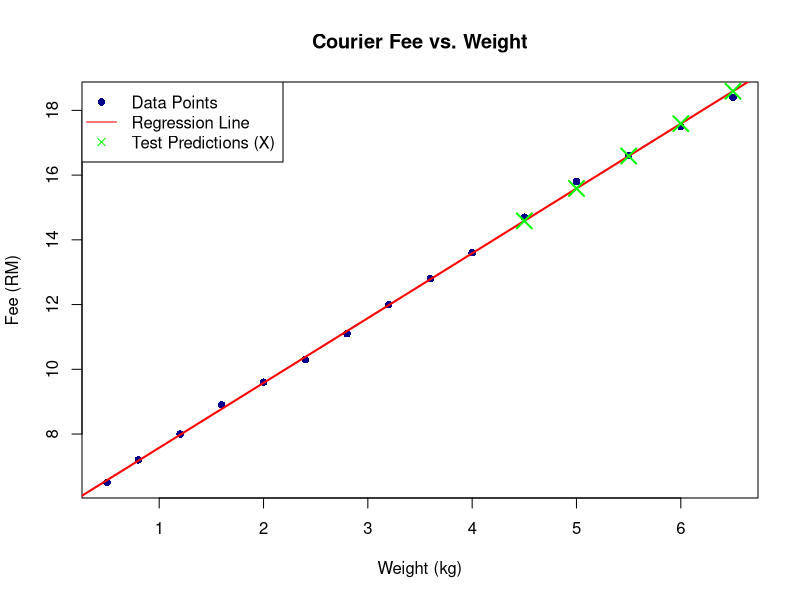

R code for this plot:
# Week 9 Assignment
# Muhammad Rizqy Hidayat - 26000108

# ---------- #
#   PART A   #
# ---------- #

# 1. Dataset Preparation & Splitting
df_A <- data.frame(
  Weight_kg = c(0.5, 0.8, 1.2, 1.6, 2.0, 2.4, 2.8, 3.2, 3.6, 4.0, 4.5, 5.0, 5.5, 6.0, 6.5),
  Fee_RM = c(6.5, 7.2, 8.0, 8.9, 9.6, 10.3, 11.1, 12.0, 12.8, 13.6, 14.7, 15.8, 16.6, 17.5, 18.4)
)
train_A <- df_A[1:10, ]
test_A <- df_A[11:15, ]

# 2. Fit SLR Model
model_A <- lm(Fee_RM ~ Weight_kg, data = train_A)

# 3. Report Coefficients
summary(model_A)

# 4. Predictions & Results Table
pred_A <- predict(model_A, newdata = test_A)
results_A <- data.frame(Weight_kg = test_A$Weight_kg, Actual = test_A$Fee_RM, Predicted = round(pred_A, 3))

View(results_A)

# 5. Compute MAPE and RMSE
error_A <- test_A$Fee_RM - pred_A
mape_A <- mean(abs(error_A / test_A$Fee_RM)) * 100
rmse_A <- sqrt(mean(error_A^2))

error_A
mape_A
rmse_A

# 6. Plotting
plot(df_A$Weight_kg, df_A$Fee_RM, main = "Courier Fee vs. Weight",
     xlab = "Weight (kg)", ylab = "Fee (RM)", pch = 16, col = "darkblue")
abline(model_A, col = "red", lwd = 2)
points(test_A$Weight_kg, pred_A, pch = 4, col = "green", cex = 2, lwd = 2)
legend("topleft", legend = c("Data Points", "Regression Line", "Test Predictions (X)"),
       pch = c(16, NA, 4), lty = c(NA, 1, NA), col = c("darkblue", "red", "green"))
